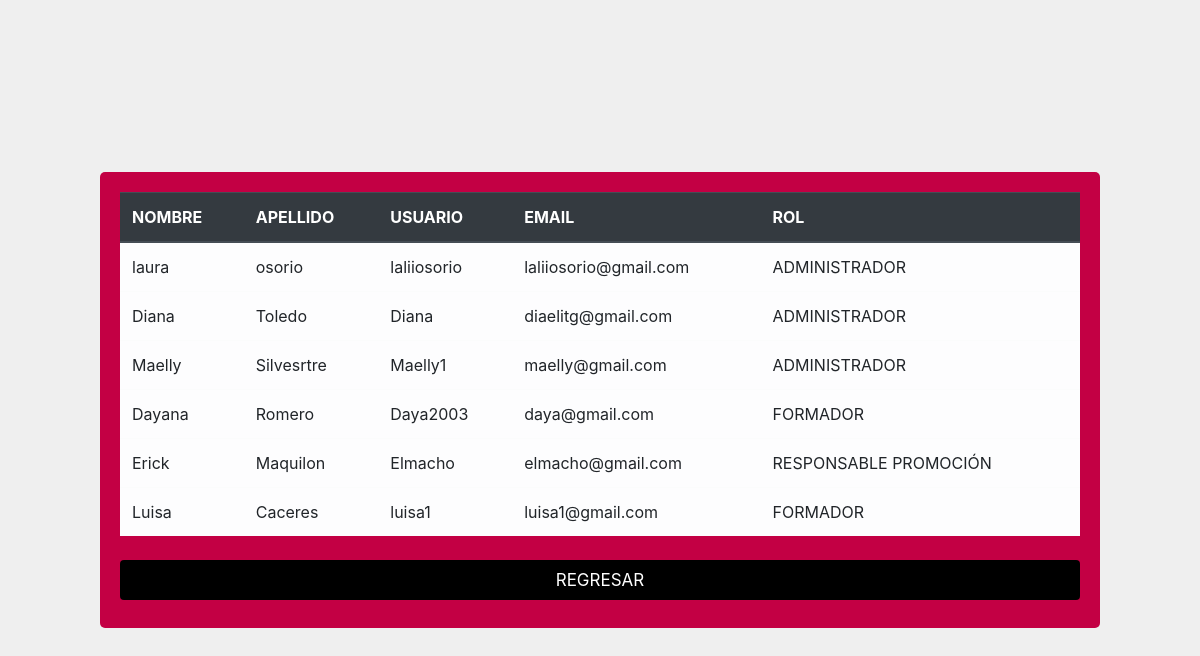
Page /php/consulUsuarios.php on the committed database.
### tables this page shows
CREATE TABLE `usuarios` (
  `id_login` int(11) NOT NULL,
  `nombre` varchar(30) NOT NULL,
  `email` varchar(60) NOT NULL,
  `password` varchar(128) NOT NULL,
  `tipo` char(1) DEFAULT NULL,
  `usuario` varchar(15) DEFAULT NULL,
  `apellido` varchar(30) DEFAULT NULL
);

### php/consulUsuarios.php (the view, shortened to what this page needs)
<?php
include 'conexion.php';
?>
<!DOCTYPE html>
<html lang="es">
<head>
    <link rel="stylesheet" href="https://stackpath.bootstrapcdn.com/bootstrap/4.3.1/css/bootstrap.min.css">
    <link rel="stylesheet" type="text/css" href="../css/tables.css">
</head>
<body>
  <section class="content1">
      <table id="example" data-order='[[0,"asc"],[1, "asc"],[2, "asc"],[3,"asc"],[4, "asc"]]' data-page-length='25' class="table table-light table-hover table-dark-bordered">
    <thead class="thead-dark">
        <tr>
            <th scope="col">NOMBRE</th>
            <th scope="col">APELLIDO</th>
            <th scope="col">USUARIO</th>
            <th scope="col">EMAIL</th>
            <th scope="col">ROL</th>
        </tr>
    </thead>
<?php
        $sql = "SELECT usuarios.nombre, usuarios.apellido, usuarios.usuario, usuarios.email, usuarios.tipo
        FROM usuarios";
        $r = mysqli_query($link,$sql);
        while ($arr = mysqli_fetch_array($r)){ ?>
             <tr>
                <td><?php echo $arr[0]; ?></td>
                <td><?php echo $arr[1]; ?></td>
                <td><?php echo $arr[2]; ?></td>
                <td><?php echo $arr[3]; ?></td>
                 <td><?php if($arr[4]=="a"){
                  echo "ADMINISTRADOR";
                }
                elseif ($arr[4]=="p") {
                  echo "RESPONSABLE PROMOCIÓN";
                }
                elseif ($arr[4]=="f") {
                  echo "FORMADOR";
                } ?>
             </tr>
             <?php
        }
        ?>
      </table>
      <input type="button" onclick="location.href='http://localhost/villatomillo/'" name="regresar" id="regresar" value="REGRESAR">
      </section>
<link rel="stylesheet" type="text/css" href="https://cdn.datatables.net/v/bs4/dt-1.10.18/datatables.min.css" />
</body>
</html>

### css/tables.css (style rules this page uses)
html { background-color: #efefef; }
.content1 { display:table; width:1000px; border-radius: 5px; background-color: #c30044; padding: 20px; position: absolute; left: 50%; top: 50%; transform: translate(-50%, -50%); align-items: center; }
input[type=button] { width: 100%; height: 40px; background-color: #000000; color: white; padding: 14px 20px; margin: 8px 0; border: none; border-radius: 4px; cursor: pointer; font-size: 17px; line-height: 10PX; }

### rows in the picture
usuarios: nombre "laura", apellido "osorio", usuario "laliiosorio", email "laliiosorio@gmail.com", tipo "ADMINISTRADOR"
usuarios: nombre "Diana", apellido "Toledo", usuario "Diana", email "diaelitg@gmail.com", tipo "ADMINISTRADOR"
usuarios: nombre "Maelly", apellido "Silvesrtre", usuario "Maelly1", email "maelly@gmail.com", tipo "ADMINISTRADOR"
usuarios: nombre "Dayana", apellido "Romero", usuario "Daya2003", email "daya@gmail.com", tipo "FORMADOR"
usuarios: nombre "Erick", apellido "Maquilon", usuario "Elmacho", email "elmacho@gmail.com", tipo "RESPONSABLE PROMOCIÓN"
usuarios: nombre "Luisa", apellido "Caceres", usuario "luisa1", email "luisa1@gmail.com", tipo "FORMADOR"
